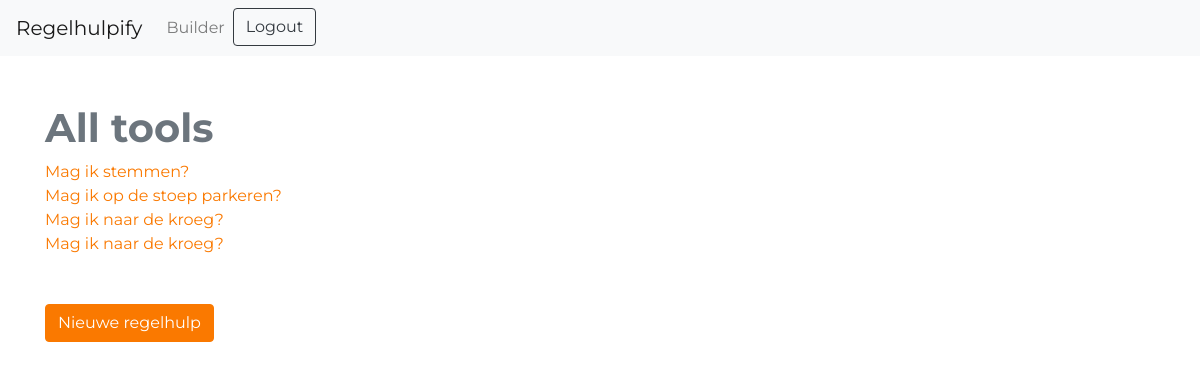
The app's page /builder/ (signed in), older data.
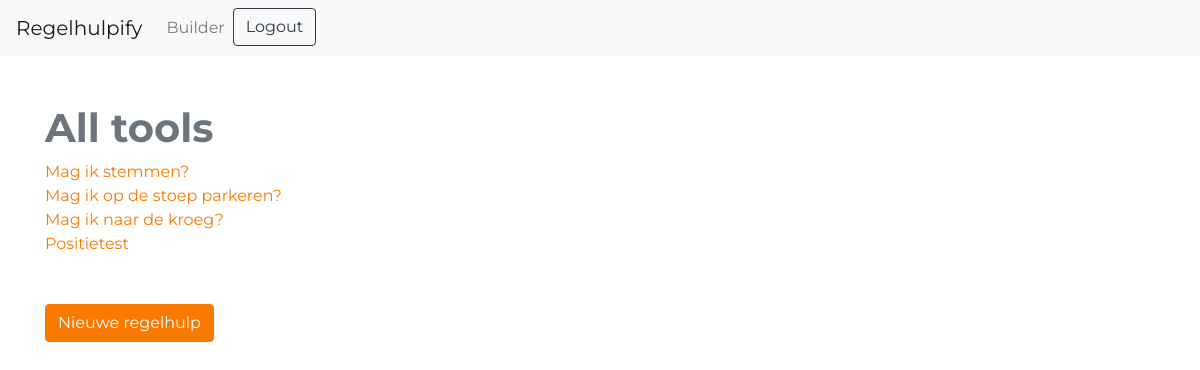
The same page, newer data.
### regelhulpify/models.py (models this page shows, shortened)
class Tool(models.Model):
    name = models.CharField(max_length=128)
    desc = models.CharField(max_length=1024)
    img = models.URLField(max_length=1024, null=True)

### regelhulpify/views.py (the view)
# urls.py: path("builder/", views.builder, name="builder"),
@login_required
def builder(request):
    context = {'tools': Tool.objects.all()}
    return render(request, 'regelhulpify/builder.html', context)

### regelhulpify/context_processors.py (called while the page is built)
def login_form(request):
    return {
        'login_form': AuthenticationForm()
    }

### regelhulpify/templates/regelhulpify/builder.html
{% extends 'regelhulpify/base.html' %}
{% block content %}
    <h1 class="text-muted">All tools</h1>
    <div>
        {% for tool in tools %}
        <div>
            <a href="{% url 'builder_tool' tool.id %}" >{{ tool.name }}</a>
        </div>
        {% endfor %}
    </div>
    <a href="{% url 'newtool' %}" class="btn btn-primary mt-5">Nieuwe regelhulp</a>
{% endblock %}

Row changes from the older to the newer data that the page shows:
removed Tool: name "Mag ik naar de kroeg?"
added Tool: name "Positietest"
